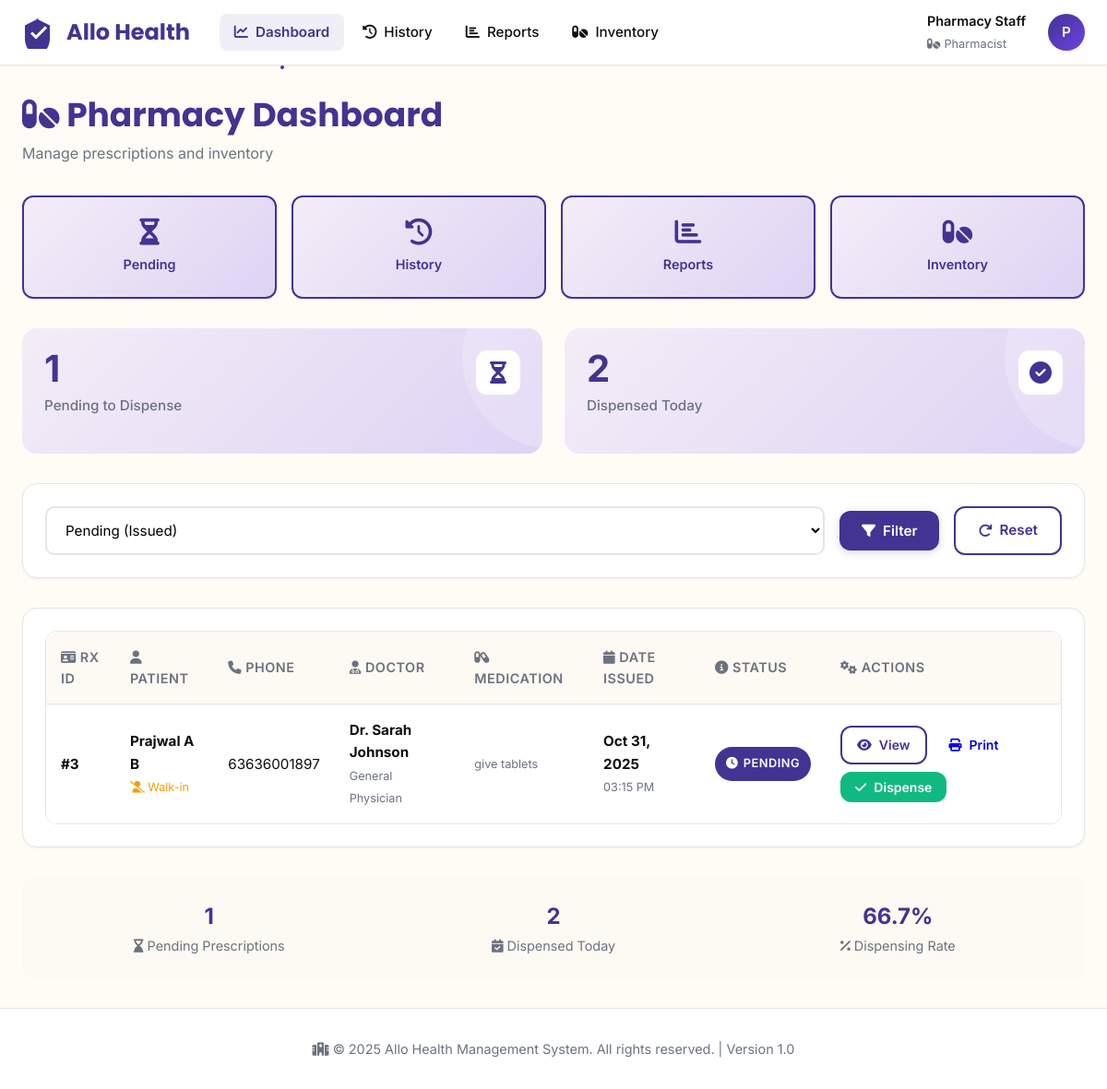
/pharmacy (signed in), run on the app's committed database.
### app.py (models this page shows, shortened)
class User(UserMixin, db.Model):
    __tablename__ = 'users'
    id = db.Column(db.Integer, primary_key=True)
    emp_no = db.Column(db.String(80), unique=True, nullable=False, index=True)
    email = db.Column(db.String(120), unique=True, nullable=False, index=True)
    password_hash = db.Column(db.String(255), nullable=False)
    full_name = db.Column(db.String(120))
    role = db.Column(db.String(20), nullable=False, default='receptionist')  # admin, receptionist, doctor, pharmacist
    is_active = db.Column(db.Boolean, default=True)
    created_at = db.Column(db.DateTime, default=datetime.utcnow)
    doctor_profile = db.relationship('Doctor', backref='user', uselist=False, cascade='all, delete-orphan')
    appointments_created = db.relationship('Appointment', backref='creator', foreign_keys='Appointment.created_by')

class Prescription(db.Model):
    __tablename__ = 'prescriptions'
    id = db.Column(db.Integer, primary_key=True)
    patient_id = db.Column(db.Integer, db.ForeignKey('patients.id'), nullable=True, index=True)  # Changed to nullable=True
    doctor_id = db.Column(db.Integer, db.ForeignKey('doctors.id'), nullable=False, index=True)
    queue_entry_id = db.Column(db.Integer, db.ForeignKey('queue_entries.id'), nullable=True)
    medication_details = db.Column(db.Text, nullable=False)
    status = db.Column(db.String(20), default='Issued', index=True)
    walk_in_name = db.Column(db.String(120))
    walk_in_phone = db.Column(db.String(20))
    created_at = db.Column(db.DateTime, default=datetime.utcnow)
    dispensed_at = db.Column(db.DateTime)
    dispensed_by = db.Column(db.Integer, db.ForeignKey('users.id'))
    queue_entry = db.relationship('QueueEntry', backref='prescriptions')
    dispenser = db.relationship('User', foreign_keys=[dispensed_by])

class Doctor(db.Model):
    __tablename__ = 'doctors'
    id = db.Column(db.Integer, primary_key=True)
    user_id = db.Column(db.Integer, db.ForeignKey('users.id'), nullable=False, unique=True)
    specialization = db.Column(db.String(100), nullable=False, index=True)
    gender = db.Column(db.String(20))
    location = db.Column(db.String(200), index=True)
    phone = db.Column(db.String(20))
    availability = db.Column(db.Text)
    consultation_fee = db.Column(db.Float, default=0.0)
    is_active = db.Column(db.Boolean, default=True)
    created_at = db.Column(db.DateTime, default=datetime.utcnow)
    appointments = db.relationship('Appointment', backref='doctor', lazy='dynamic', cascade='all, delete-orphan')
    queue_entries = db.relationship('QueueEntry', backref='doctor', lazy='dynamic')
    prescriptions = db.relationship('Prescription', backref='doctor', lazy='dynamic')

### app.py (the view)
@app.route('/pharmacy')
@login_required
@pharmacist_required
def pharmacy():
    status_filter = request.args.get('status', 'Issued')
    query = Prescription.query
    if status_filter:
        query = query.filter(Prescription.status == status_filter)
    prescriptions = query.order_by(Prescription.created_at.desc()).all()
    stats = {
        'pending': Prescription.query.filter_by(status='Issued').count(),
        'dispensed_today': Prescription.query.filter(
            Prescription.status == 'Dispensed',
            func.date(Prescription.dispensed_at) == date.today()
        ).count()
    }
    return render_template('pharmacy.html',
                         prescriptions=prescriptions,
                         stats=stats,
                         status_filter=status_filter)

### templates/pharmacy.html (shortened to what this page needs)
{% extends "base.html" %}
{% block extra_css %}
<link rel="stylesheet" href="https://cdnjs.cloudflare.com/ajax/libs/font-awesome/6.4.0/css/all.min.css">
{% endblock %}
{% block content %}
<div class="page-header">
  <h1 class="page-title"><i class="fas fa-pills"></i> Pharmacy Dashboard</h1>
  <p class="page-subtitle">Manage prescriptions and inventory</p>
</div>
<div class="quick-links">
  <a href="{{ url_for('pharmacy') }}" class="quick-link-btn" title="Current Prescriptions">
    <i class="fas fa-hourglass-half"></i>
    <span class="quick-link-label">Pending</span>
  </a>
  <a href="{{ url_for('pharmacy_prescription_history') }}" class="quick-link-btn" title="Prescription History">
    <i class="fas fa-history"></i>
    <span class="quick-link-label">History</span>
  </a>
  <a href="{{ url_for('pharmacy_reports') }}" class="quick-link-btn" title="Analytics & Reports">
    <i class="fas fa-chart-bar"></i>
    <span class="quick-link-label">Reports</span>
  </a>
  <a href="{{ url_for('pharmacy_inventory') }}" class="quick-link-btn" title="Medicine Inventory">
    <i class="fas fa-pills"></i>
    <span class="quick-link-label">Inventory</span>
  </a>
</div>
<div class="grid grid-cols-2" style="margin-bottom: 2rem;">
  <div class="stat-card">
    <div class="stat-card-header">
      <div>
        <div class="stat-value">{{ stats.pending }}</div>
        <div class="stat-label">Pending to Dispense</div>
      </div>
      <div class="stat-icon"><i class="fas fa-hourglass-half" style="color: var(--primary-purple);"></i></div>
    </div>
  </div>
  <div class="stat-card">
    <div class="stat-card-header">
      <div>
        <div class="stat-value">{{ stats.dispensed_today }}</div>
        <div class="stat-label">Dispensed Today</div>
      </div>
      <div class="stat-icon"><i class="fas fa-check-circle" style="color: var(--primary-purple);"></i></div>
    </div>
  </div>
</div>
<div class="card" style="margin-bottom: 2rem;">
  <form method="GET" style="display: flex; gap: 1rem; align-items: center; flex-wrap: wrap;">
    <div style="flex: 1; min-width: 200px;">
      <select name="status" class="form-control">
        <option value="Issued" {% if status_filter == 'Issued' %}selected{% endif %}>Pending (Issued)</option>
      </select>
    </div>
    <button type="submit" class="btn btn-primary"><i class="fas fa-filter"></i> Filter</button>
    <a href="{{ url_for('pharmacy') }}" class="btn btn-secondary"><i class="fas fa-redo"></i> Reset</a>
  </form>
</div>
<div class="card">
  {% if prescriptions %}
  <div class="table-container">
    <table>
      <thead>
        <tr>
          <th><i class="fas fa-id-card"></i> Rx ID</th>
          <th><i class="fas fa-user"></i> Patient</th>
          <th><i class="fas fa-phone"></i> Phone</th>
          <th><i class="fas fa-user-md"></i> Doctor</th>
          <th><i class="fas fa-capsules"></i> Medication</th>
          <th><i class="fas fa-calendar"></i> Date Issued</th>
          <th><i class="fas fa-info-circle"></i> Status</th>
          <th><i class="fas fa-cogs"></i> Actions</th>
        </tr>
      </thead>
      <tbody>
        {% for rx in prescriptions %}
        <tr>
          <td><strong>#{{ rx.id }}</strong></td>
          <td>
            {% if rx.patient %}
            <strong>{{ rx.patient.name }}</strong>
            <br>
            <small style="color: var(--text-gray);">
              <i class="fas fa-check-circle" style="color: var(--primary-purple);"></i> Registered
            </small>
            {% else %}
            <strong>{{ rx.walk_in_name }}</strong>
            <br>
            <small style="color: var(--warning);">
              <i class="fas fa-user-slash"></i> Walk-in
            </small>
            {% endif %}
          </td>
          <td>
            {% if rx.patient %}
            {{ rx.patient.phone }}
            {% else %}
            {{ rx.walk_in_phone }}
            {% endif %}
          </td>
          <td>
            <strong>Dr. {{ rx.doctor.user.full_name }}</strong>
            <br>
            <small style="color: var(--text-gray);">{{ rx.doctor.specialization }}</small>
          </td>
          <td>
            <small style="color: var(--text-gray); max-width: 150px; display: block; overflow: hidden; text-overflow: ellipsis; white-space: nowrap; cursor: pointer;" title="{{ rx.medication_details }}">
              {{ rx.medication_details[:50] }}{% if rx.medication_details|length > 50 %}...{% endif %}
            </small>
          </td>
          <td>
            <strong>{{ rx.created_at.strftime('%b %d, %Y') }}</strong>
            <br>
            <small style="color: var(--text-gray);">{{ rx.created_at.strftime('%I:%M %p') }}</small>
          </td>
          <td>
            {% if rx.status == 'Issued' %}
            <span class="badge badge-warning" style="background: var(--primary-purple); padding: 0.5rem 0.75rem; color: white;">
              <i class="fas fa-clock"></i> Pending
            </span>
            {% elif rx.status == 'Dispensed' %}
            <span class="badge badge-success" style="background: #28a745; padding: 0.5rem 0.75rem; color: white;">
              <i class="fas fa-check-circle"></i> Dispensed
            </span>
            {% endif %}
          </td>
          <td>
            <div class="action-buttons">
              {% if rx.status == 'Issued' %}
              <a
                href="{{ url_for('pharmacy_prescription_view', id=rx.id) }}"
                class="btn btn-sm btn-secondary"
                title="View Full Prescription"
              >
                <i class="fas fa-eye"></i> View
              </a>
              <a
                href="{{ url_for('print_prescription', id=rx.id) }}"
                class="btn btn-sm btn-info"
                title="Print Prescription"
                target="_blank"
              >
                <i class="fas fa-print"></i> Print
              </a>
              <form
                method="POST"
                action="{{ url_for('pharmacy_dispense', id=rx.id) }}"
                style="display: inline;"
                onsubmit="return confirm('✓ Mark this prescription as dispensed?');"
              >
                <button
                  type="submit"
                  class="btn btn-sm btn-success"
                  title="Dispense Prescription"
                >
                  <i class="fas fa-check"></i> Dispense
                </button>
              </form>
              {% endif %}
            </div>
          </td>
        </tr>
        {% endfor %}
      </tbody>
    </table>
  </div>
  {% endif %}
</div>
<div style="margin-top: 2rem; padding: 1.5rem; background: var(--bg-soft); border-radius: 12px; display: grid; grid-template-columns: repeat(auto-fit, minmax(200px, 1fr)); gap: 1rem;">
  <div style="text-align: center;">
    <div style="font-size: 1.5rem; font-weight: 700; color: var(--primary-purple);">
      {{ stats.pending }}
    </div>
    <div style="color: var(--text-gray); font-size: 0.9rem;">
      <i class="fas fa-hourglass-end"></i> Pending Prescriptions
    </div>
  </div>
  <div style="text-align: center;">
    <div style="font-size: 1.5rem; font-weight: 700; color: var(--primary-purple);">
      {{ stats.dispensed_today }}
    </div>
    <div style="color: var(--text-gray); font-size: 0.9rem;">
      <i class="fas fa-calendar-check"></i> Dispensed Today
    </div>
  </div>
  <div style="text-align: center;">
    <div style="font-size: 1.5rem; font-weight: 700; color: var(--primary-purple);">
      {% if stats.pending > 0 and (stats.pending + stats.dispensed_today) > 0 %}
      {{ "%.1f"|format((stats.dispensed_today / (stats.pending + stats.dispensed_today) * 100)) }}%
      {% else %}
      0%
      {% endif %}
    </div>
    <div style="color: var(--text-gray); font-size: 0.9rem;">
      <i class="fas fa-percentage"></i> Dispensing Rate
    </div>
  </div>
</div>
{% endblock %}

### templates/base.html (shortened to what this page needs)
<!DOCTYPE html>
<html lang="en">
  <head>
    <link
      rel="stylesheet"
      href="https://cdnjs.cloudflare.com/ajax/libs/font-awesome/6.4.0/css/all.min.css"
    />
    {% block extra_css %}{% endblock %}
  </head>
  <body>
    <nav class="navbar">
      <div class="navbar-container">
        {% if current_user.is_authenticated and current_user.role == 'doctor' %}
        <a href="{{ url_for('doctor_dashboard') }}" class="navbar-brand">
          <svg viewBox="0 0 24 24" fill="currentColor">
            <path
              d="M12 2L2 7v10c0 5.55 3.84 10.74 9 12 5.16-1.26 9-6.45 9-12V7l-10-5z"
            />
            <path
              d="M10 17l-4-4 1.41-1.41L10 14.17l6.59-6.59L18 9l-8 8z"
              fill="white"
            />
          </svg>
          <span>Allo Health</span>
        </a>
        {% elif current_user.is_authenticated and current_user.role ==
        'pharmacist' %}
        <a href="{{ url_for('pharmacy') }}" class="navbar-brand">
          <svg viewBox="0 0 24 24" fill="currentColor">
            <path
              d="M12 2L2 7v10c0 5.55 3.84 10.74 9 12 5.16-1.26 9-6.45 9-12V7l-10-5z"
            />
            <path
              d="M10 17l-4-4 1.41-1.41L10 14.17l6.59-6.59L18 9l-8 8z"
              fill="white"
            />
          </svg>
          <span>Allo Health</span>
        </a>
        {% endif %}
        <ul class="navbar-menu" id="navbarMenu">
          {% if current_user.is_authenticated and current_user.role ==
          'pharmacist' %}
          <li>
            <a
              href="{{ url_for('pharmacy') }}"
              class="navbar-link {% if request.endpoint == 'pharmacy' %}active{% endif %}"
              title="Dashboard"
            >
              <i class="fas fa-chart-line"></i>
              <span>Dashboard</span>
            </a>
          </li>
          <li>
            <a
              href="{{ url_for('pharmacy_prescription_history') }}"
              class="navbar-link {% if request.endpoint == 'pharmacy_prescription_history' %}active{% endif %}"
              title="Prescription History"
            >
              <i class="fas fa-history"></i>
              <span>History</span>
            </a>
          </li>
          <li>
            <a
              href="{{ url_for('pharmacy_reports') }}"
              class="navbar-link {% if request.endpoint == 'pharmacy_reports' %}active{% endif %}"
              title="Reports"
            >
              <i class="fas fa-chart-bar"></i>
              <span>Reports</span>
            </a>
          </li>
          <li>
            <a
              href="{{ url_for('pharmacy_inventory') }}"
              class="navbar-link {% if request.endpoint and 'inventory' in request.endpoint %}active{% endif %}"
              title="Inventory"
            >
              <i class="fas fa-pills"></i>
              <span>Inventory</span>
            </a>
          </li>
          {% endif %}
        </ul>
        <div class="navbar-user">
          {% if current_user.is_authenticated %}
          <div class="user-info">
            <div class="user-name">
              {{ current_user.full_name or current_user.emp_no }}
            </div>
            <div class="user-role">
              {% if current_user.role == 'admin' %}
              <i class="fas fa-crown"></i>
              <span>Administrator</span>
              {% elif current_user.role == 'receptionist' %}
              <i class="fas fa-headset"></i>
              <span>Receptionist</span>
              {% elif current_user.role == 'doctor' %}
              <i class="fas fa-stethoscope"></i>
              <span>Doctor</span>
              {% elif current_user.role == 'pharmacist' %}
              <i class="fas fa-pills"></i>
              <span>Pharmacist</span>
              {% else %}
              <i class="fas fa-user"></i>
              <span>Staff</span>
              {% endif %}
            </div>
          </div>
          <div class="user-dropdown" id="userDropdown">
            <div class="user-avatar" onclick="toggleDropdown(event)">
              {{ current_user.emp_no[0].upper() if current_user.emp_no else 'U'
              }}
            </div>
          </div>
          {% endif %}
        </div>
      </div>
    </nav>
    <main class="main-content">{% block content %}{% endblock %}</main>
    <footer>
      <div class="footer-content">
        <p>
          <i class="fas fa-hospital"></i> &copy; 2025 Allo Health Management
          System. All rights reserved. | Version 1.0
        </p>
      </div>
    </footer>
  </body>
</html>

### data on the page
User: full_name "Pharmacy Staff", emp_no "P"
Prescription: id "3", walk_in_name "Prajwal A B", walk_in_phone "63636001897", doctor.user.full_name "Sarah Johnson", doctor.specialization "General Physician", medication_details "give tablets", created_at "Oct 31, 2025", created_at "03:15 PM", status "Issued" (drawn)

### other printed values
{{ stats.pending }} "1"
{{ stats.dispensed_today }} "2"
